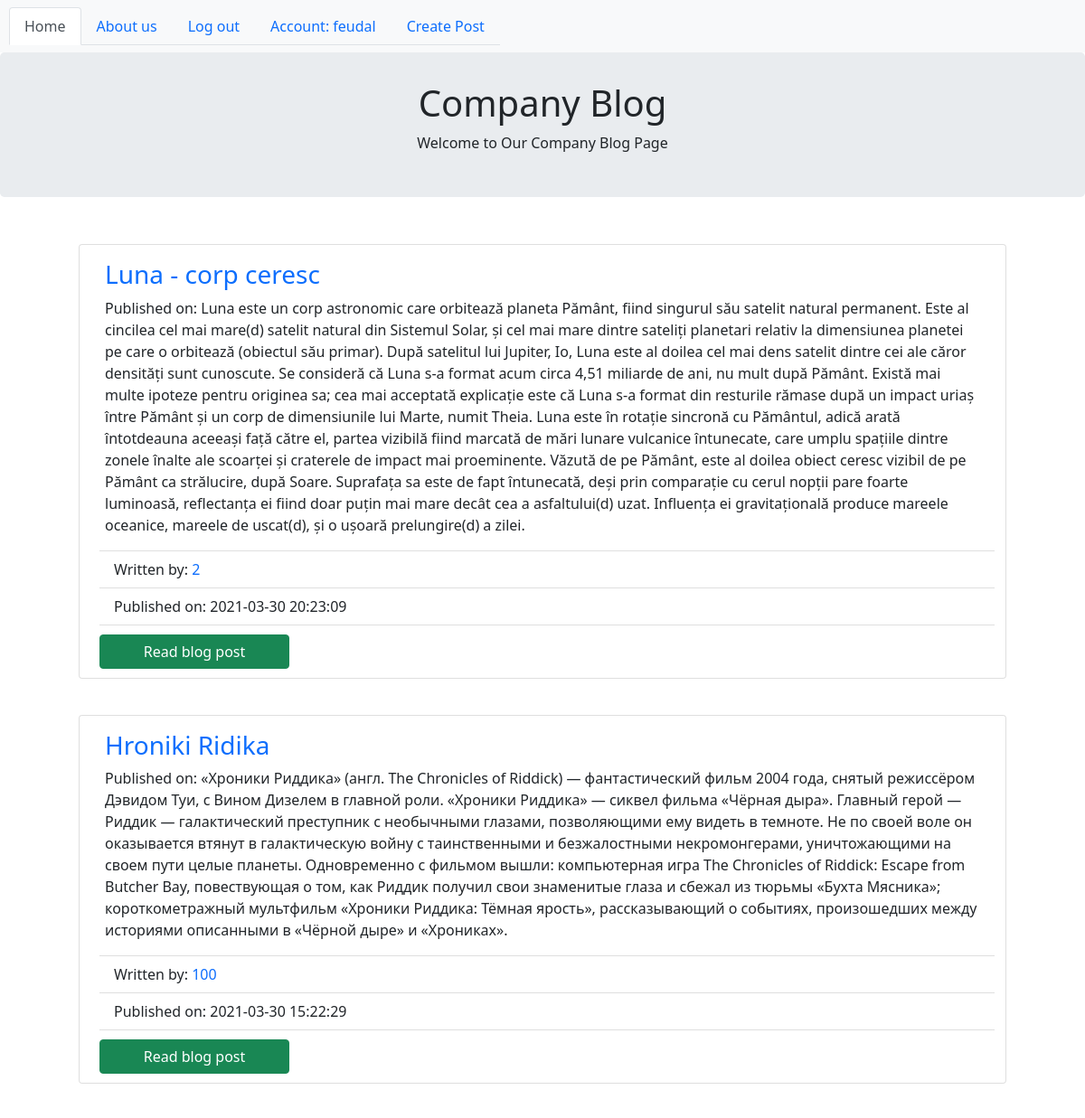
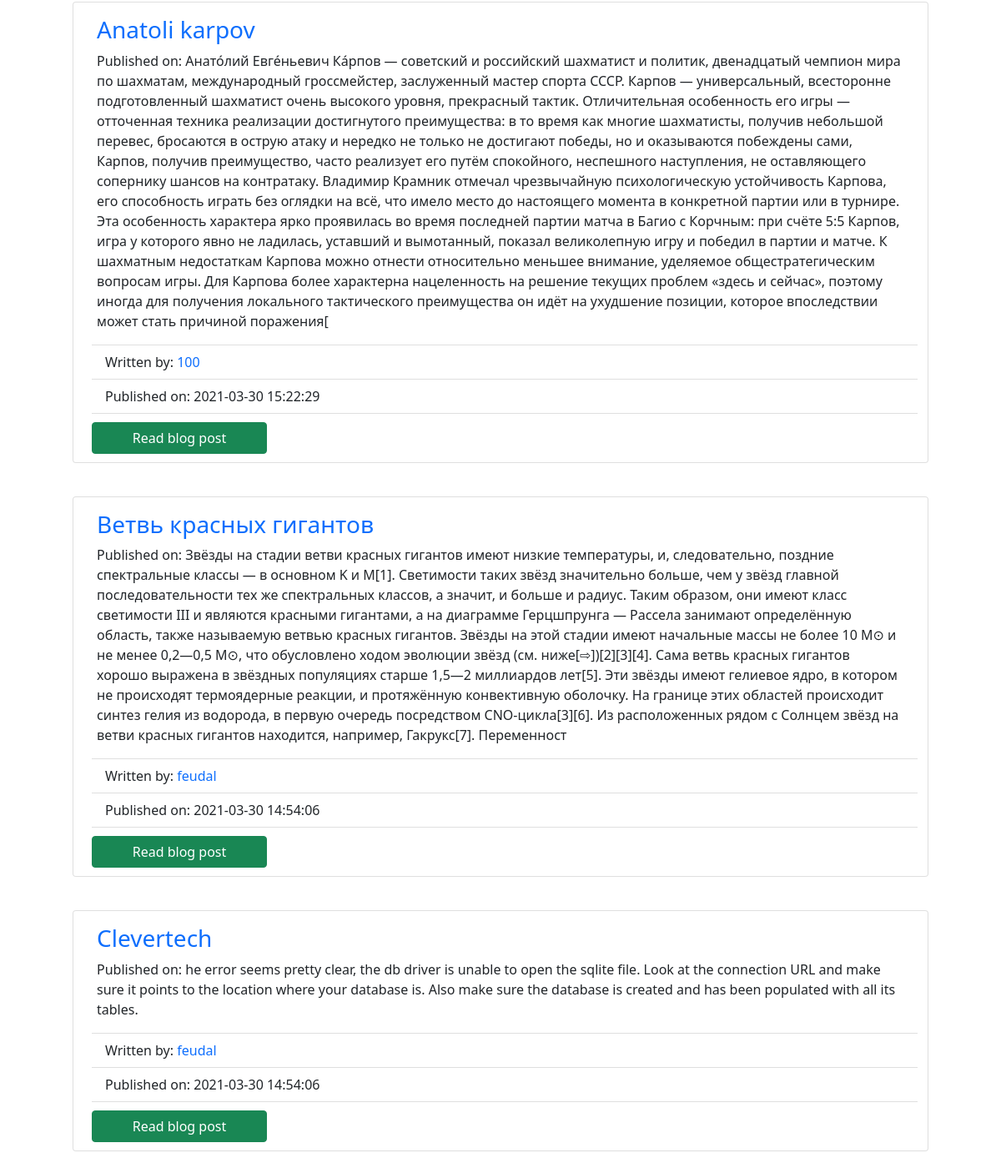
Page / (signed in) on the committed database (2 pictures, top to bottom).
### myproject/models.py (models this page shows, shortened)
class User(db.Model, UserMixin):
    __tablename__ = 'user_table'
    id = db.Column(db.Integer, primary_key=True)
    email = db.Column(db.String(64), unique=True, index=True)
    username = db.Column(db.String(64), unique=True, index=True)
    password_hash = db.Column(db.String(128))
    img = db.Column(db.String(64))
    post = db.relationship("Post", backref='user', lazy=True)

class Post(db.Model):
    __tablename__ = 'post_table'
    id = db.Column(db.Integer, primary_key=True)
    title = db.Column(db.String(64), index=True)
    username = db.Column(db.String(64), index=True)
    time_created = db.Column(db.DateTime, default=datetime.datetime.now())
    text = db.Column(db.Text)
    user_id = db.Column(db.Integer, db.ForeignKey('user_table.id'))

### app.py (the view)
@app.route('/')
def home():
    posts = Post.query.order_by(Post.time_created.desc())
    return render_template('home.html', posts=posts)

### myproject/models.py (called while the page is built)
@login_manager.user_loader
def load_user(user_id):
    return User.query.get(user_id)

### myproject/templates/home.html (shortened to what this page needs)
{% extends "base.html" %}
{% block content %}
<div class="jumbotron my_jumbotron">
    <h1>Company Blog</h1>
    <p>Welcome to Our Company Blog Page</p>
</div>
<div class="container-lg">
    <div class="row">
    {% for post in posts %}
     <div class="card">
      <div class="card-body">
        <h3 class="card-title"><a href="#" class="card-link">{{ post.title }}</a></h3>
        <p class="card-text">Published on: {{ post.text }}</p>
      </div>
      <ul class="list-group list-group-flush">
        <li class="list-group-item">Written by: <a href="#" class="card-link">{{post.username}}</a></li>
        <li class="list-group-item">Published on: {{ (post.time_created| string)[:-7] }}</li>
      </ul>
      <form action="{{url_for('post')}}">
          <input type="submit" class="btn btn-success my-button" value="Read blog post">
      </form>
    </div>
    {% endfor %}
    </div>
</div>
{% endblock %}

### myproject/templates/base.html (shortened to what this page needs)
<!DOCTYPE html>
<html lang="en">
<head>
    <link href="https://cdn.jsdelivr.net/npm/bootstrap@5.0.0-beta3/dist/css/bootstrap.min.css" rel="stylesheet">
	<link rel="stylesheet" href="../static/main.css">
</head>
<body>
<div class="navbar navbar-expand-lg navbar-light bg-light" id="myNavbar">
	<ul class="nav nav-tabs">
		  <li class="nav-item">
			<a class="nav-link" href="{{url_for('home')}}">Home</a>
		  </li>
		  <li class="nav-item">
			<a class="nav-link" href="{{url_for('about_us')}}">About us</a>
		  </li>
	  {% if current_user.is_authenticated %}
		  <li class="nav-item">
			<a class="nav-link" href="{{url_for('log_out')}}">Log out</a>
		  </li>
		  <li class="nav-item">
			<a class="nav-link" href="{{url_for('account')}}">Account: {{current_user.username}}</a>
		  </li>
		  <li class="nav-item">
			<a class="nav-link" href="{{url_for('create')}}">Create Post</a>
		  </li>
	  {% endif %}
	</ul>
</div>
{% block content %}
{% endblock %}
</body>
</html>

### myproject/static/main.css (style rules this page uses)
.jumbotron { padding: 2rem 1rem; margin-bottom: 2rem; background-color: #e9ecef; border-radius: .3rem; }
.my_jumbotron { text-align: center; }
a { text-decoration: none; }
.my-button { display: inline-block; width: 210px; margin: 10px; }
.card { max-width: 90%; margin: 20px auto 20px; }
ul { list-style-type: none; margin-left: 10px; padding: 0; }

### rows in the picture
User: username "feudal"
Post: title "Luna - corp ceresc", text "Luna este un corp astronomic care orbitează planeta Pământ, fiind singurul său satelit natural permanent. Este al cincilea cel mai mare⁠(d) satelit natural din Sistemul Solar, și cel mai mare dintre sateliți planetari relativ la dimensiunea planetei pe care o orbitează (obiectul său primar). După satelitul lui Jupiter, Io, Luna este al doilea cel mai dens satelit dintre cei ale căror densități sunt cunoscute. Se consideră că Luna s-a format acum circa 4,51 miliarde de ani, nu mult după Pământ. Există mai multe ipoteze pentru originea sa; cea mai acceptată explicație este că Luna s-a format din resturile rămase după un impact uriaș între Pământ și un corp de dimensiunile lui Marte, numit…", username "2", time_created "2021-03-30 20:23:09"
Post: title "Hroniki Ridika", text "«Хроники Риддика» (англ. The Chronicles of Riddick) — фантастический фильм 2004 года, снятый режиссёром Дэвидом Туи, с Вином Дизелем в главной роли. «Хроники Риддика» — сиквел фильма «Чёрная дыра». Главный герой — Риддик — галактический преступник с необычными глазами, позволяющими ему видеть в темноте. Не по своей воле он оказывается втянут в галактическую войну с таинственными и безжалостными некромонгерами, уничтожающими на своем пути целые планеты. Одновременно с фильмом вышли: компьютерная игра The Chronicles of Riddick: Escape from Butcher Bay, повествующая о том, как Риддик получил свои знаменитые глаза и сбежал из тюрьмы «Бухта Мясника»; короткометражный мультфильм «Хроники Риддика:…", username "100", time_created "2021-03-30 15:22:29"
Post: title "Anatoli karpov", text "Анато́лий Евге́ньевич Ка́рпов — советский и российский шахматист и политик, двенадцатый чемпион мира по шахматам, международный гроссмейстер, заслуженный мастер спорта СССР. Карпов — универсальный, всесторонне подготовленный шахматист очень высокого уровня, прекрасный тактик. Отличительная особенность его игры — отточенная техника реализации достигнутого преимущества: в то время как многие шахматисты, получив небольшой перевес, бросаются в острую атаку и нередко не только не достигают победы, но и оказываются побеждены сами, Карпов, получив преимущество, часто реализует его путём спокойного, неспешного наступления, не оставляющего сопернику шансов на контратаку. Владимир Крамник отмечал…", username "100", time_created "2021-03-30 15:22:29"
Post: title "Ветвь красных гигантов", text "Звёзды на стадии ветви красных гигантов имеют низкие температуры, и, следовательно, поздние спектральные классы — в основном K и M[1]. Светимости таких звёзд значительно больше, чем у звёзд главной последовательности тех же спектральных классов, а значит, и больше и радиус. Таким образом, они имеют класс светимости III и являются красными гигантами, а на диаграмме Герцшпрунга — Рассела занимают определённую область, также называемую ветвью красных гигантов. Звёзды на этой стадии имеют начальные массы не более 10 M⊙ и не менее 0,2—0,5 M⊙, что обусловлено ходом эволюции звёзд (см. ниже[⇨])[2][3][4]. Сама ветвь красных гигантов хорошо выражена в звёздных популяциях старше 1,5—2 миллиардов…", username "feudal", time_created "2021-03-30 14:54:06"
Post: title "Clevertech", text "he error seems pretty clear, the db driver is unable to open the sqlite file. Look at the connection URL and make sure it points to the location where your database is. Also make sure the database is created and has been populated with all its tables.", username "feudal", time_created "2021-03-30 14:54:06"
